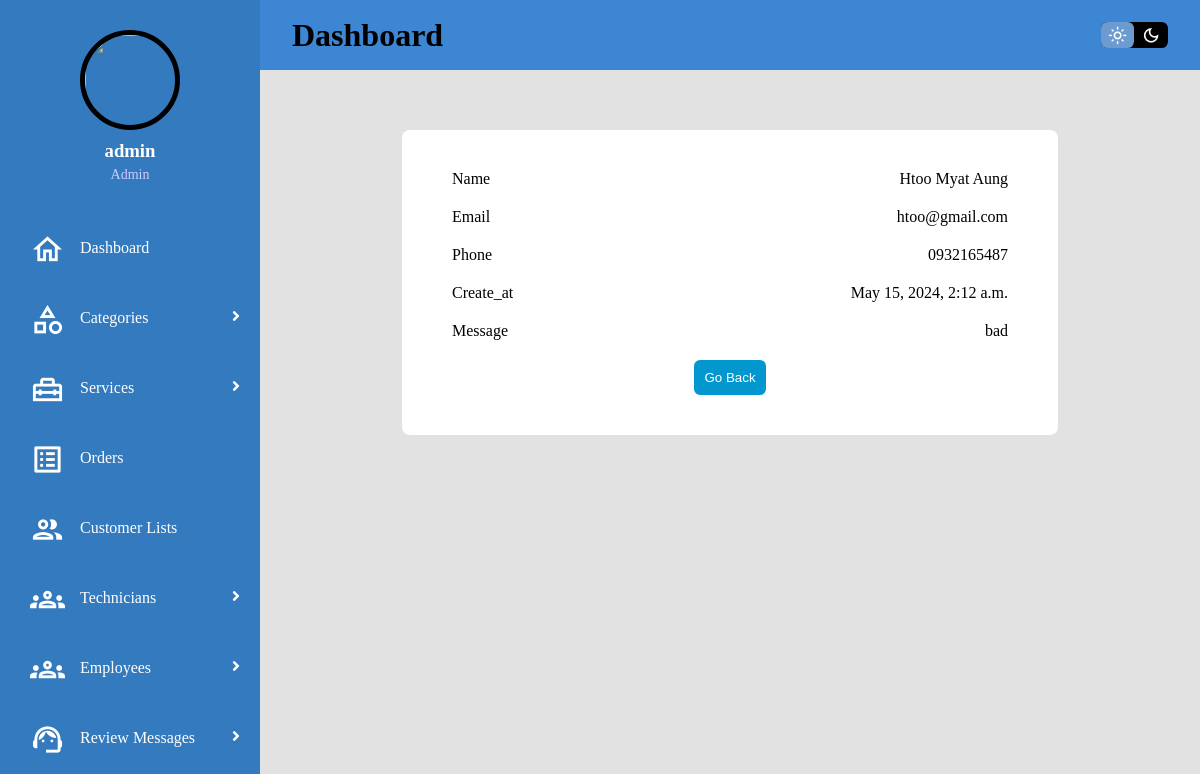
Screenshot of /ets/m_review/detail/1/ (signed in) with the database file from the repository.
### ETS_app/models.py (models this page shows, shortened)
class Review(models.Model):
    name = models.CharField(max_length=50)
    email = models.CharField(max_length=50)
    phone = models.CharField(max_length=20)
    message = models.CharField(max_length=100)
    status = models.BooleanField(default=True)
    create_at = models.DateTimeField(default=None)

### ETS_app/views.py (the view)
# urls.py: path('m_review/detail/<int:id>/',M_review_detail),
@permission_required('ETS_app.delete_review',login_url='m_login')
def M_review_detail(request,id):
    review = Review.objects.get(id=id)
    return render(request,"M_review_detail.html",{'review':review})

### utils/context_processor.py (called while the page is built)
def customer(request):
    try:
        c_user = Customer.objects.get(email=request.user.email)
        return {'c_user':c_user}
    except Exception:
        return {'c_user':None}

def technician(request):
    try:
        t_user = Technician.objects.get(email=request.user.email)
        return {'t_user':t_user}
    except Exception:
        return {'t_user':None}

def main(request):
    try:
        m_user = Main.objects.get(email=request.user.email)
        return {'m_user':m_user}
    except Exception:
        return {'m_user':None}

### ETS_app/templates/M_review_detail.html (shortened to what this page needs)
{% extends "M_base.html" %}
{% block body %}
{% load static %}
<div class="main">
    <div class="service-add-box-size">
        <div class="box">
            <div class="detail">
                <label>Name</label>
                <p>{{review.name}}</p>
            </div>
            <div class="detail">
                <label>Email</label>
                <p>{{review.email}}</p>
            </div>
            <div class="detail">
                <label>Phone</label>
                <p>{{review.phone}}</p>
            </div>
            <div class="detail">
                <label>Create_at</label>
                <p>{{review.create_at}}</p>
            </div>
            <div class="detail">
                <label>Message</label>
            <p>{{review.message}}</p>
            </div>
            <div class="button">
                {% if review.status == True %}
                <a href="/ets/m_technician/review/"><button>Go Back</button></a>
                {% elif review.status == False %}
                <a href="/ets/m_customer/review/"><button>Go Back</button></a>
                {% endif %}
            </div>
        </div>
    </div>
</div>
</div>
{% endblock %}

### templates/M_sidebar.html (shortened to what this page needs)
{% load static %}
<!DOCTYPE html>
<html>
    <body>
        <div id="sidebar">
            <div class="profile">
                {% if m_user %}
                    {% if m_user.image %}
                    <img src="{{m_user.image.url}}">
                    {% endif %}
                    <h3>{{m_user.name}}</h3>
                    <p>{{m_user.occupation.name}}</p>
                {% else %}
                    <img src="{% static 'images/admin.png'%}">
                    <h3>{{user.username}}</h3>
                    <p>Admin</p>
                {% endif %}
            </div>
            <div class="menu">
                {% if user.is_superuser%}
                <div class="item"><a href="/ets/m_dashboard"><span class="material-icons-outlined">home</span>Dashboard</a></div>
                <div class="item-dropdown" ><a class="sub-btn"><span class="material-icons-outlined">category</span>Categories
                    <i class="fas fa-angle-right dropdown"></i>
                    </a>
                </div>
                <div class="item-dropdown" ><a class="sub-btn"><span class="material-icons-outlined">home_repair_service</span>Services
                    <i class="fas fa-angle-right dropdown"></i>
                    </a>
                </div>
                <div class="item"><a href="/ets/m_order/list"><span class="material-icons-outlined">list_alt</span>Orders</a></div>
                <div class="item"><a href="/ets/m_customer/list"><span class="material-icons-outlined">people</span>Customer Lists</a></div>
                <div class="item-dropdown" ><a class="sub-btn"><span class="material-icons-outlined">groups</span>Technicians
                    <i class="fas fa-angle-right dropdown"></i>
                    </a>
                </div>
                <div class="item-dropdown" ><a class="sub-btn"><span class="material-icons-outlined">groups</span>Employees
                    <i class="fas fa-angle-right dropdown"></i>
                    </a>
                </div>
                <div class="item-dropdown" ><a class="sub-btn"><span class="material-icons-outlined">support_agent</span>Review Messages
                    <i class="fas fa-angle-right dropdown"></i>
                    </a>
                </div>
                {% endif %}
            </div>
        </div>
    </body>
</html>

### static/css/M_dashboard.css (style rules this page uses)
* { margin: 0; padding: 0; box-sizing:border-box; }
.material-icons-outlined { vertical-align: middle; line-height: 1px; font-size: 35px; }
:root { --color-primary: #6C9BCF; --color-text: black; --color-grid-background: #e2e2e2; --color-nav-background: #3d86d4; --color-side-background: #337abe; --color-main-background: white; --color-menu-background: #5889b7; --color-table-header:rgba(240,240,240); }
#sidebar { grid-area: side; height: 100%; background: var(--color-side-background); overflow-y: auto; transition: all 0.5s; -webkit-transition: all 0.5s; color: var(--color-text); }
#sidebar .menu { width: 100%; margin-top: 30px; }
#sidebar .menu .item, #sidebar .menu .item-dropdown { position: relative; cursor: pointer; }
.item a, .item-dropdown a { color: #fff; font-size: 16px; text-decoration: none; display: block; padding: 5px 30px; line-height: 60px; }
.item span, .item-dropdown span { margin-right: 15px; }
#sidebar .menu .item-dropdown .sub-btn .dropdown { position: absolute; right: 0; margin: 20px; transition: 0.3s ease; }
.profile { margin-top: 30px; margin-bottom: 15px; text-align: center; }
.profile img { display: block; width: 100px; height: 100px; border-radius: 50%; margin: 0 auto; border: 5px solid var(--color-text); }
.profile h3 { color: #ffffff; margin: 10px 0 5px; }
.profile p { color: rgba(206, 204, 253); font-size: 14px; }
.main { grid-area: main; overflow-y: auto; background: var(--color-grid-background); padding: 20px 20px; color: var(--color-text); }
.service-add-box-size { padding:2.5rem 2.5rem 0 2.5rem; display:flex; justify-content:center; }
::placeholder { color:#0298cf; }
.box { text-align:center; padding:30px 40px; width:80%; background:var(--color-main-background); border-radius:0.5rem; }
.box > .detail { display:flex; justify-content:space-between; padding:10px; }
.box > .detail >p { font-size:medium; font-weight:100; }
.box > .button > a > button { outline:none; border:none; cursor:pointer; border-radius:6px; padding:10px; color:#fff; background-color:#0298cf; }
.box > .button { padding:10px; }

### rows the page displays
Review: name "Htoo Myat Aung", email "htoo@gmail.com", phone "0932165487", create_at "May 15, 2024, 2:12 a.m.", message "bad"

### other values shown
{{ user.username }} "admin"
